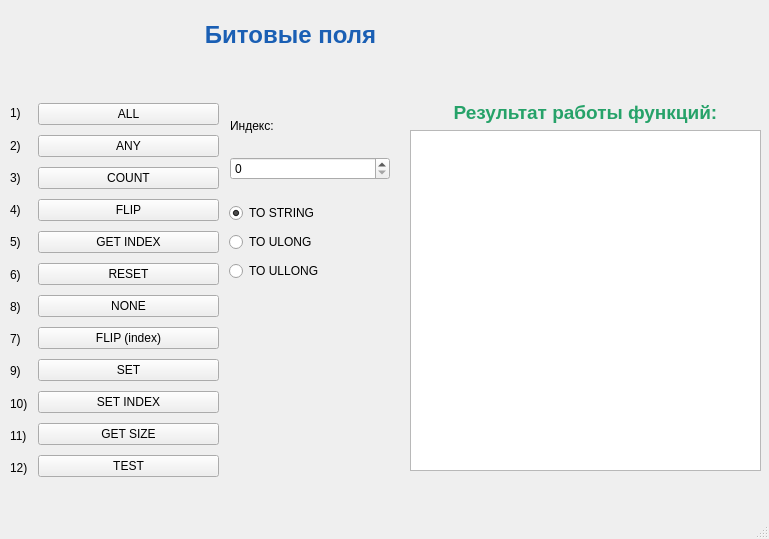
<?xml version="1.0" encoding="UTF-8"?>
<ui version="4.0">
 <class>MainWindow</class>
 <widget class="QMainWindow" name="MainWindow">
  <property name="geometry">
   <rect>
    <x>0</x>
    <y>0</y>
    <width>769</width>
    <height>539</height>
   </rect>
  </property>
  <property name="windowTitle">
   <string>MainWindow</string>
  </property>
  <widget class="QWidget" name="centralwidget">
   <widget class="QWidget" name="verticalLayoutWidget_2">
    <property name="geometry">
     <rect>
      <x>10</x>
      <y>100</y>
      <width>23</width>
      <height>381</height>
     </rect>
    </property>
    <layout class="QVBoxLayout" name="verticalLayout_2">
     <item>
      <widget class="QLabel" name="label">
       <property name="text">
        <string>1)</string>
       </property>
      </widget>
     </item>
     <item>
      <widget class="QLabel" name="label_2">
       <property name="text">
        <string>2)</string>
       </property>
      </widget>
     </item>
     <item>
      <widget class="QLabel" name="label_3">
       <property name="text">
        <string>3)</string>
       </property>
      </widget>
     </item>
     <item>
      <widget class="QLabel" name="label_4">
       <property name="text">
        <string>4)</string>
       </property>
      </widget>
     </item>
     <item>
      <widget class="QLabel" name="label_5">
       <property name="text">
        <string>5)</string>
       </property>
      </widget>
     </item>
     <item>
      <widget class="QLabel" name="label_6">
       <property name="text">
        <string>6)</string>
       </property>
      </widget>
     </item>
     <item>
      <widget class="QLabel" name="label_8">
       <property name="text">
        <string>8)</string>
       </property>
      </widget>
     </item>
     <item>
      <widget class="QLabel" name="label_7">
       <property name="text">
        <string>7)</string>
       </property>
      </widget>
     </item>
     <item>
      <widget class="QLabel" name="label_9">
       <property name="text">
        <string>9)</string>
       </property>
      </widget>
     </item>
     <item>
      <widget class="QLabel" name="label_10">
       <property name="text">
        <string>10)</string>
       </property>
      </widget>
     </item>
     <item>
      <widget class="QLabel" name="label_11">
       <property name="text">
        <string>11)</string>
       </property>
      </widget>
     </item>
     <item>
      <widget class="QLabel" name="label_12">
       <property name="text">
        <string>12)</string>
       </property>
      </widget>
     </item>
    </layout>
   </widget>
   <widget class="QWidget" name="verticalLayoutWidget">
    <property name="geometry">
     <rect>
      <x>38</x>
      <y>99</y>
      <width>181</width>
      <height>391</height>
     </rect>
    </property>
    <layout class="QVBoxLayout" name="verticalLayout">
     <item>
      <widget class="QPushButton" name="allButton">
       <property name="text">
        <string>ALL</string>
       </property>
      </widget>
     </item>
     <item>
      <widget class="QPushButton" name="anyButton">
       <property name="text">
        <string>ANY</string>
       </property>
      </widget>
     </item>
     <item>
      <widget class="QPushButton" name="countButton">
       <property name="text">
        <string>COUNT</string>
       </property>
      </widget>
     </item>
     <item>
      <widget class="QPushButton" name="flipButton">
       <property name="text">
        <string>FLIP</string>
       </property>
      </widget>
     </item>
     <item>
      <widget class="QPushButton" name="getIndexButton">
       <property name="text">
        <string>GET INDEX</string>
       </property>
      </widget>
     </item>
     <item>
      <widget class="QPushButton" name="resetButton">
       <property name="text">
        <string>RESET</string>
       </property>
      </widget>
     </item>
     <item>
      <widget class="QPushButton" name="noneButton">
       <property name="text">
        <string>NONE</string>
       </property>
      </widget>
     </item>
     <item>
      <widget class="QPushButton" name="flipindexButton">
       <property name="text">
        <string>FLIP (index)</string>
       </property>
      </widget>
     </item>
     <item>
      <widget class="QPushButton" name="setButton">
       <property name="text">
        <string>SET</string>
       </property>
      </widget>
     </item>
     <item>
      <widget class="QPushButton" name="set_indexButton">
       <property name="text">
        <string>SET INDEX</string>
       </property>
      </widget>
     </item>
     <item>
      <widget class="QPushButton" name="getSizeButton">
       <property name="text">
        <string>GET SIZE</string>
       </property>
      </widget>
     </item>
     <item>
      <widget class="QPushButton" name="testButton">
       <property name="text">
        <string>TEST</string>
       </property>
      </widget>
     </item>
    </layout>
   </widget>
   <widget class="QLabel" name="label_13">
    <property name="geometry">
     <rect>
      <x>415</x>
      <y>97</y>
      <width>341</width>
      <height>31</height>
     </rect>
    </property>
    <property name="text">
     <string>&lt;html&gt;&lt;head/&gt;&lt;body&gt;&lt;p align=&quot;center&quot;&gt;&lt;span style=&quot; font-size:14pt; font-weight:700; color:#26a269;&quot;&gt;Результат работы функций:&lt;/span&gt;&lt;/p&gt;&lt;/body&gt;&lt;/html&gt;</string>
    </property>
   </widget>
   <widget class="QTextBrowser" name="textBrowser">
    <property name="geometry">
     <rect>
      <x>410</x>
      <y>130</y>
      <width>351</width>
      <height>341</height>
     </rect>
    </property>
   </widget>
   <widget class="QLabel" name="label_14">
    <property name="geometry">
     <rect>
      <x>10</x>
      <y>20</y>
      <width>561</width>
      <height>31</height>
     </rect>
    </property>
    <property name="text">
     <string>&lt;html&gt;&lt;head/&gt;&lt;body&gt;&lt;p align=&quot;center&quot;&gt;&lt;span style=&quot; font-size:18pt; font-weight:700; color:#1a5fb4;&quot;&gt;Битовые поля&lt;/span&gt;&lt;/p&gt;&lt;/body&gt;&lt;/html&gt;</string>
    </property>
   </widget>
   <widget class="QWidget" name="verticalLayoutWidget_3">
    <property name="geometry">
     <rect>
      <x>229</x>
      <y>200</y>
      <width>161</width>
      <height>86</height>
     </rect>
    </property>
    <layout class="QVBoxLayout" name="verticalLayout_3">
     <item>
      <widget class="QRadioButton" name="to_stringButton">
       <property name="text">
        <string>TO STRING</string>
       </property>
       <property name="checked">
        <bool>true</bool>
       </property>
      </widget>
     </item>
     <item>
      <widget class="QRadioButton" name="to_ulongButton">
       <property name="text">
        <string>TO ULONG</string>
       </property>
      </widget>
     </item>
     <item>
      <widget class="QRadioButton" name="to_ullongButton">
       <property name="text">
        <string>TO ULLONG</string>
       </property>
      </widget>
     </item>
    </layout>
   </widget>
   <widget class="QWidget" name="verticalLayoutWidget_4">
    <property name="geometry">
     <rect>
      <x>230</x>
      <y>100</y>
      <width>160</width>
      <height>80</height>
     </rect>
    </property>
    <layout class="QVBoxLayout" name="verticalLayout_4">
     <item>
      <widget class="QLabel" name="label_15">
       <property name="text">
        <string>Индекс:</string>
       </property>
      </widget>
     </item>
     <item>
      <widget class="QSpinBox" name="spinBox"/>
     </item>
    </layout>
   </widget>
  </widget>
  <widget class="QMenuBar" name="menubar">
   <property name="geometry">
    <rect>
     <x>0</x>
     <y>0</y>
     <width>769</width>
     <height>23</height>
    </rect>
   </property>
  </widget>
  <widget class="QStatusBar" name="statusbar"/>
 </widget>
 <resources/>
 <connections/>
</ui>
